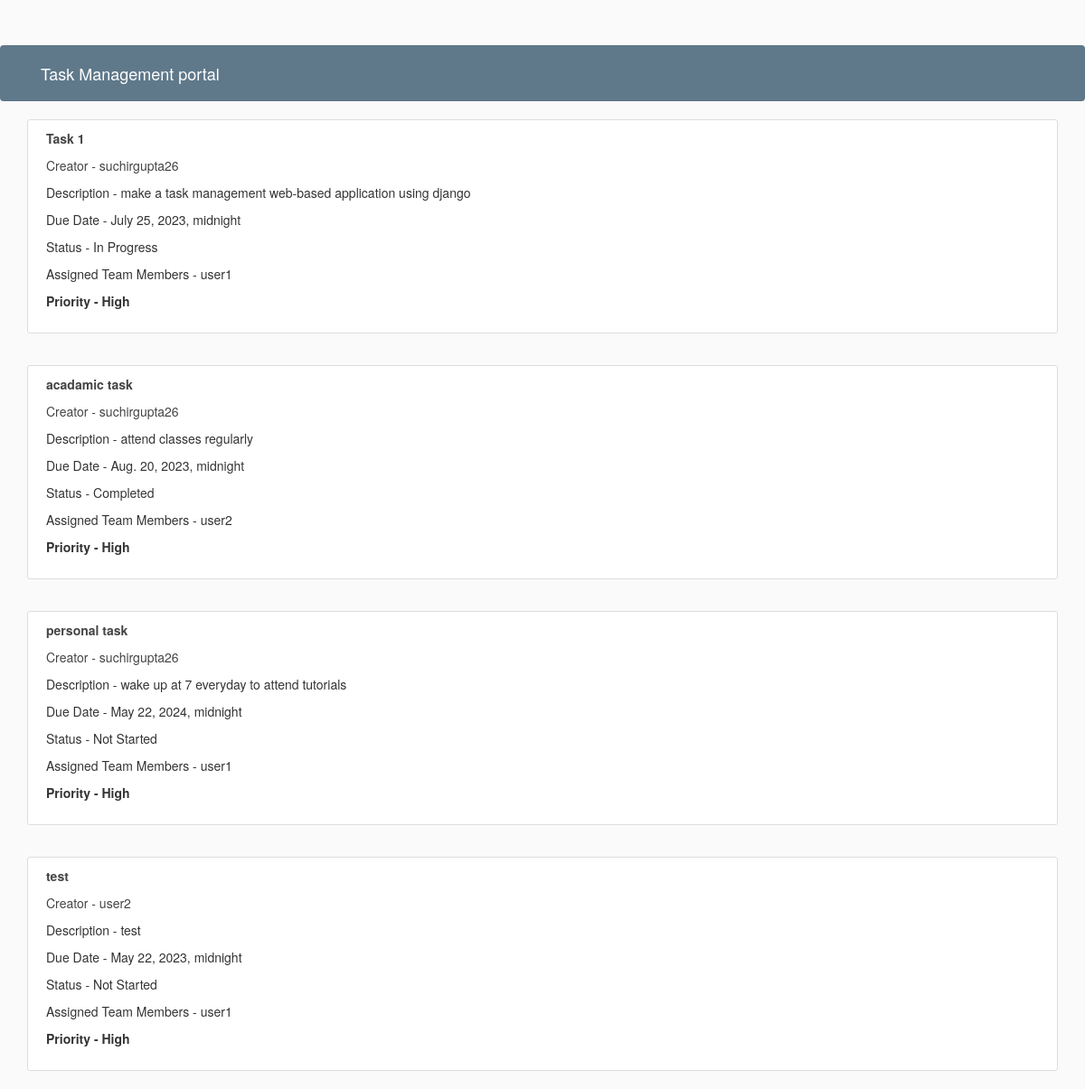
/home/, run on the app's committed database.
### tasks/models.py (models this page shows, shortened)
class Task(models.Model):
    creator = models.ForeignKey(User, on_delete=models.CASCADE)
    title = models.CharField(max_length=100)
    description = models.TextField()
    due_date = models.DateTimeField()
    CHOICES = (
        ('Not Started', 'Not Started'),
        ('In Progress', 'In Progress'),
        ('Completed', 'Completed'),
    )
    status = models.CharField(max_length=50, choices=CHOICES, default='Not Started')
    assigned_team_member = models.ForeignKey(User, on_delete=models.CASCADE, related_name='assigned_member')
    CHOICE = (
        ('High', 'High'),
        ('Medium', 'Medium'),
        ('Low', 'Low'),
    )
    priority = models.CharField(max_length=50, choices=CHOICE, default='low')

### tasks/views.py (the view)
# urls.py: path('home/', views.TaskListView.as_view(), name='home'),
class TaskListView(ListView):
    model = Task
    template_name = 'tasks/home.html'
    context_object_name = 'tasks'

### tasks/templates/tasks/home.html (shortened to what this page needs)
{% extends "tasks/base.html" %}
{% block content %}
    {% for task in tasks %}
    <article class="media content-section">
       <div class="media-body">
           <b class="article-title">{{ task.title }}</b>
           <p class="article-title"> <p>
           <p class="article-title"> Creator - {{ task.creator }} <p>
           <p class="article-content">Description - {{ task.description }}</p>
           <p class="article-content">Due Date - {{ task.due_date }}</p>
           <p class="article-content">Status - {{ task.status }}</p>
           <p class="article-content">Assigned Team Members - {{ task.assigned_team_member }}</p>
           <b class="article-content">Priority - {{ task.priority }}</b>
       </div>
     </article>
   {% endfor %}
{% endblock content %}

### tasks/templates/tasks/base.html (shortened to what this page needs)
{% load static %}
<!DOCTYPE html>
<html lang="en">
<head>
    <link rel="stylesheet" href="https://cdn.jsdelivr.net/npm/bootstrap@4.3.1/dist/css/bootstrap.min.css">
    <link rel="stylesheet" href="https://maxcdn.bootstrapcdn.com/bootstrap/3.3.7/css/bootstrap.min.css" />
    <link rel="stylesheet" type="text/css" href="{% static 'tasks/main.css'%}">
</head>
<body>
    <header class="site-header">
      <nav class="navbar navbar-expand-md navbar-dark bg-steel fixed-top">
        <div class="container">
          <a class="navbar-brand mr-4" href="#">Task Management portal</a>
        </div>
      </nav>
    </header>
    <main role="main" class="container">
      <div class="row">
          {% block content %}{% endblock %}
    </main>
</body>
</html>

### tasks/static/tasks/main.css (style rules this page uses)
body { background: #fafafa; color: #333333; margin-top: 5rem; }
.bg-steel { background-color: #5f788a; }
.content-section { background: #ffffff; padding: 10px 20px; border: 1px solid #dddddd; border-radius: 3px; margin-bottom: 20px; }
.article-title { color: #444444; }
.article-content { white-space: pre-line; }

### data on the page
Task: title "Task 1", creator "suchirgupta26", description "make a task management web-based application using django", due_date "July 25, 2023, midnight", status "In Progress", assigned_team_member "user1", priority "High"
Task: title "acadamic task", creator "suchirgupta26", description "attend classes regularly", due_date "Aug. 20, 2023, midnight", status "Completed", assigned_team_member "user2", priority "High"
Task: title "personal task", creator "suchirgupta26", description "wake up at 7 everyday to attend tutorials", due_date "May 22, 2024, midnight", status "Not Started", assigned_team_member "user1", priority "High"
Task: title "test", creator "user2", description "test", due_date "May 22, 2023, midnight", status "Not Started", assigned_team_member "user1", priority "High"
